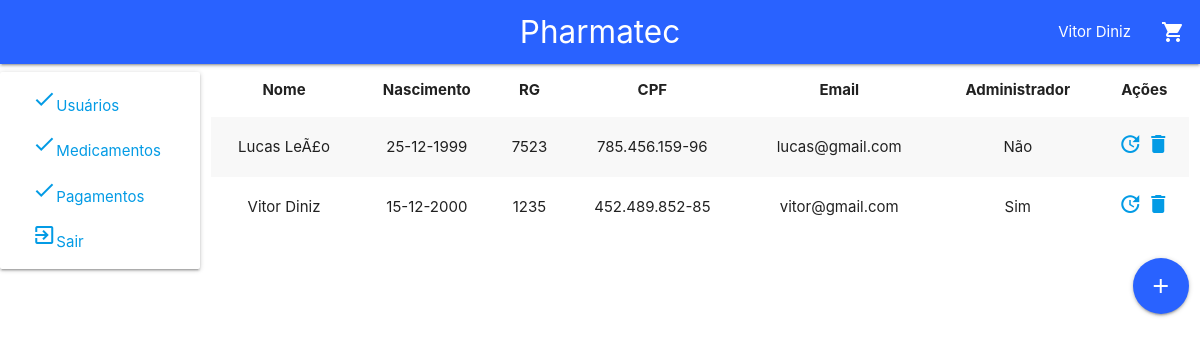
Page /consultaUser.php (signed in) on the committed database.
### tables this page shows
CREATE TABLE `usuario` (
  `id_usuario` int(11) NOT NULL,
  `nome` varchar(450) DEFAULT NULL,
  `rg` varchar(45) DEFAULT NULL,
  `cpf` varchar(15) DEFAULT NULL,
  `nascimento` date DEFAULT NULL,
  `email` varchar(45) DEFAULT NULL,
  `senha` varchar(45) DEFAULT NULL,
  `status` tinyint(1) DEFAULT NULL
);

### banco/usuario.class.php (called while the page is built, shortened)
<?php
    class Usuario{
        private $id;
        private $nome;
        private $rg;
        private $cpf;
        private $nascimento;
        private $status;
        private $email;
        public function getId(){
            return $this->id;
        }
        public function setId($id){
            $this->id = $id;
        }
        public function getNome(){
            return $this->nome;
        }
        public function setNome($nome){
            $this->nome = $nome;
        }
        public function getRg(){
            return $this->rg;
        }
        public function setRg($rg){
            $this->rg = $rg;
        }
        public function getCpf(){
            return $this->cpf;
        }
        public function setCpf($cpf){
            $this->cpf = $cpf;
        }
        public function getNascimento(){
            return $this->nascimento;
        }
        public function setNascimento($nascimento){
            $this->nascimento = $nascimento;
        }
        public function getStatus(){
            return $this->status;
        }
        public function setStatus($status){
            $this->status = $status;
        }
        public function getEmail(){
            return $this->email;
        }
        public function setEmail($email)
        {
            $this->email = $email;
        }
    }
?>

### banco/daoUsuario.class.php (called while the page is built, shortened)
<?php
    require_once "usuario.class.php";
    class DaoUsuario{
        public function select(){
            $conexao = new Conexao();
            $con = $conexao->connectDB();
            $sql = "SELECT * FROM `usuario` ORDER BY `nome` ASC";
            $result = $con->query($sql);
            if(($result->num_rows) != 0){
                $return = array();
                while($row = $result->fetch_assoc()){
                    $user = new Usuario();
                    $user->setId($row["id_usuario"]);
                    $user->setNome($row["nome"]);
                    $user->setRg($row["rg"]);
                    $user->setCpf($row["cpf"]);
                    $user->setEmail($row["email"]);
                    $user->setSenha($row["senha"]);
                    $user->setNascimento($row["nascimento"]);
                    $user->setStatus($row["status"]);
                    array_push($return, $user);
                }
            }
            return $return;
        }
    }
?>

### consultaUser.php (the view, shortened to what this page needs)
<?php
    require_once "title.php";
    require_once "./banco/daoUsuario.class.php";
    require_once "./banco/usuario.class.php";
?>
<!DOCTYPE html>
<html>
    <head>
        <link type="text/css" rel="stylesheet" href="css/materialize.min.css"  media="screen,projection"/>
        <title><?php echo title(); ?></title>
    </head>
    <body>
        <nav>
            <div class="nav-wrapper blue accent-4">
                <a href="index.php" class="brand-logo center"> <?php echo title();?></a>
                <?php
                    if(!isset($_SESSION['usuario'])){
                        echo "<ul id='nav-mobile' class='right hide-on-med-and-down'>
                            <li><a href='login.php'>Faça Login</a></li>
                            <li> ou </li>
                            <li><a href='cadUser.php'>Cadastre-se</a></li>
                            <li><a href='carrinho.php'><i class='material-icons'>shopping_cart</i></a></li>
                        </ul>";
                    }else{
                        echo "<ul id='nav-mobile' class='right hide-on-med-and-down'>
                                <li> <a href='user.php'>".unserialize ($_SESSION['usuario'])->getNome()."</a></li>
                                <li><a href='carrinho.php'><i class='material-icons'>shopping_cart</i></a></li>
                            </ul>";
                    }
                ?>
            </div>
        </nav>
        <div class="row">
            <div class="col s12 m4 l2 card-panel">
                <?php
                if((unserialize ($_SESSION['usuario'])->getStatus()) == 1){
                    echo "<ul>
                        <li>&nbsp&nbsp&nbsp&nbsp&nbsp<a href='consultaUser.php'><i class='material-icons'>check</i>Usuários</a></li>
                    </ul>
                    <ul>
                        <li>&nbsp&nbsp&nbsp&nbsp&nbsp<a href='consultaMedicamento.php'><i class='material-icons'>check</i>Medicamentos</a></li>
                    </ul>
                    <ul>
                        <li>&nbsp&nbsp&nbsp&nbsp&nbsp<a href='consultaPag.php'><i class='material-icons'>check</i>Pagamentos</a></li>
                    </ul>";
                }else{
                    echo "<ul>
                        <li>&nbsp&nbsp&nbsp&nbsp&nbsp<a href='minhasCompras.php'><i class='material-icons'>check</i>Minhas Compras</a></li>
                    </ul>";
                }
                ?>
                <ul>
                    <li>&nbsp&nbsp&nbsp&nbsp&nbsp<a href="sair.php"><i class="material-icons ">exit_to_app</i>Sair</a></li>
                    </ul>
            </div>
            <div class="col s12 m8 l10">
                <div class="row">
                    <div class="col s12">
                        <table class="striped highlight centered">
                            <thead>
                                <tr>
                                    <th>Nome</th>
                                    <th>Nascimento</th>
                                    <th>RG</th>
                                    <th>CPF</th>
                                    <th>Email</th>
                                    <th>Administrador</th>
                                    <th>Ações</th>
                                </tr>
                            </thead>
                            <tbody>
                                <?php
                                $dao= new DaoUsuario();
                                $result = $dao->select();
                                if($result != NULL){
                                    foreach($result as $key => $user){
                                        $data = date("d-m-Y", strtotime($user->getNascimento()));
                                        if($user->getStatus() == 1){
                                            $status = "Sim";
                                        }else{
                                            $status = "Não";
                                        }
                                        echo "<tr>
                                                <td>{$user->getNome()}</td>
                                                <td>{$data}</td>
                                                <td>{$user->getRg()}</td>
                                                <td>{$user->getCpf()}</td>
                                                <td>{$user->getEmail()}</td>
                                                <td>{$status}</td>
                                                <td>
                                                    <a href='atualizaUser.php?id={$user->getId()}'><i class='material-icons'>update</i></a>
                                                    <a href='deletaUser.php?id={$user->getId()}'><i class='material-icons'>delete</i></a>
                                                </td>
                                            </tr>";
                                    }
                                }
                                ?>
                            </tbody>
                        </table>
                    </div>
                </div>
                <div class="row">
                    <div class="col s12">
                        <a class="btn-floating btn-large waves-effect waves-light blue accent-4 right" href="cadUser.php"><i class="material-icons">add</i></a>
                    </div>
                </div>
            </div>
        </div>
    </body>
</html>

### title.php
<?php
  function title (){
    echo "Pharmatec";
  }
?>

### rows in the picture
usuario: nome "Lucas LeÃ£o", nascimento "25-12-1999", rg "7523", cpf "785.456.159-96", email "lucas@gmail.com", status "Não"
usuario: nome "Vitor Diniz", nascimento "15-12-2000", rg "1235", cpf "452.489.852-85", email "vitor@gmail.com", status "Sim"

### other values in the picture
unserialize ($_SESSION['usuario'])->getNome() "Vitor Diniz"
